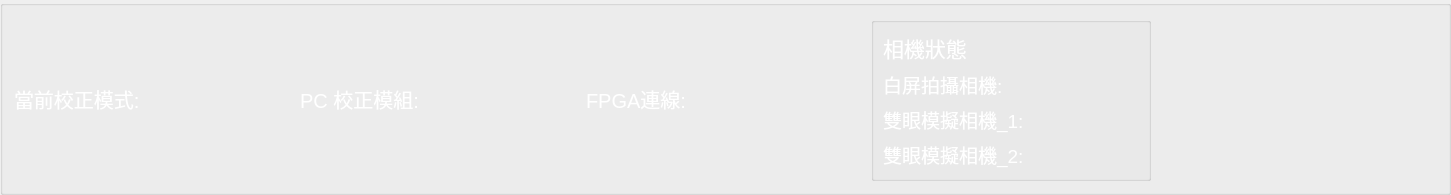
   <widget class="QGroupBox" name="horizontalGroupBox_12">
    <property name="geometry">
     <rect>
      <x>190</x>
      <y>830</y>
      <width>1451</width>
      <height>151</height>
     </rect>
    </property>
    <layout class="QHBoxLayout" name="horizontalLayout_28">
     <item>
      <widget class="QLabel" name="current_mode">
       <property name="font">
        <font>
         <pointsize>15</pointsize>
        </font>
       </property>
       <property name="styleSheet">
        <string notr="true">color: rgb(255, 255, 255);</string>
       </property>
       <property name="text">
        <string>當前校正模式:</string>
       </property>
      </widget>
     </item>
     <item>
      <widget class="QLabel" name="pc_status">
       <property name="font">
        <font>
         <pointsize>15</pointsize>
        </font>
       </property>
       <property name="styleSheet">
        <string notr="true">color: rgb(255, 255, 255);</string>
       </property>
       <property name="text">
        <string>PC 校正模組:</string>
       </property>
      </widget>
     </item>
     <item>
      <widget class="QLabel" name="fpga_status">
       <property name="font">
        <font>
         <pointsize>15</pointsize>
        </font>
       </property>
       <property name="styleSheet">
        <string notr="true">color: rgb(255, 255, 255);</string>
       </property>
       <property name="text">
        <string>FPGA連線:</string>
       </property>
      </widget>
     </item>
     <item>
      <widget class="QGroupBox" name="verticalGroupBox">
       <layout class="QVBoxLayout" name="verticalLayout_3">
        <item>
         <widget class="QLabel" name="label_36">
          <property name="font">
           <font>
            <pointsize>16</pointsize>
           </font>
          </property>
          <property name="styleSheet">
           <string notr="true">color: rgb(255, 255, 255);</string>
          </property>
          <property name="text">
           <string>相機狀態</string>
          </property>
         </widget>
        </item>
        <item>
         <widget class="QLabel" name="single_status">
          <property name="font">
           <font>
            <pointsize>14</pointsize>
           </font>
          </property>
          <property name="styleSheet">
           <string notr="true">color: rgb(255, 255, 255);</string>
          </property>
          <property name="text">
           <string>白屏拍攝相機:</string>
          </property>
         </widget>
        </item>
        <item>
         <widget class="QLabel" name="dual_1_status">
          <property name="font">
           <font>
            <pointsize>14</pointsize>
           </font>
          </property>
          <property name="styleSheet">
           <string notr="true">color: rgb(255, 255, 255);</string>
          </property>
          <property name="text">
           <string>雙眼模擬相機_1:</string>
          </property>
         </widget>
        </item>
        <item>
         <widget class="QLabel" name="dual_2_status">
          <property name="font">
           <font>
            <pointsize>14</pointsize>
           </font>
          </property>
          <property name="styleSheet">
           <string notr="true">color: rgb(255, 255, 255);</string>
          </property>
          <property name="text">
           <string>雙眼模擬相機_2:</string>
          </property>
         </widget>
        </item>
       </layout>
      </widget>
     </item>
     <item>
      <widget class="QLabel" name="Warning">
       <property name="font">
        <font>
         <pointsize>20</pointsize>
        </font>
       </property>
       <property name="styleSheet">
        <string notr="true">color: rgb(255, 0, 0);</string>
       </property>
       <property name="text">
        <string/>
       </property>
      </widget>
     </item>
    </layout>
    <zorder>Warning</zorder>
    <zorder>verticalGroupBox</zorder>
    <zorder>current_mode</zorder>
    <zorder>fpga_status</zorder>
    <zorder>pc_status</zorder>
   </widget>
